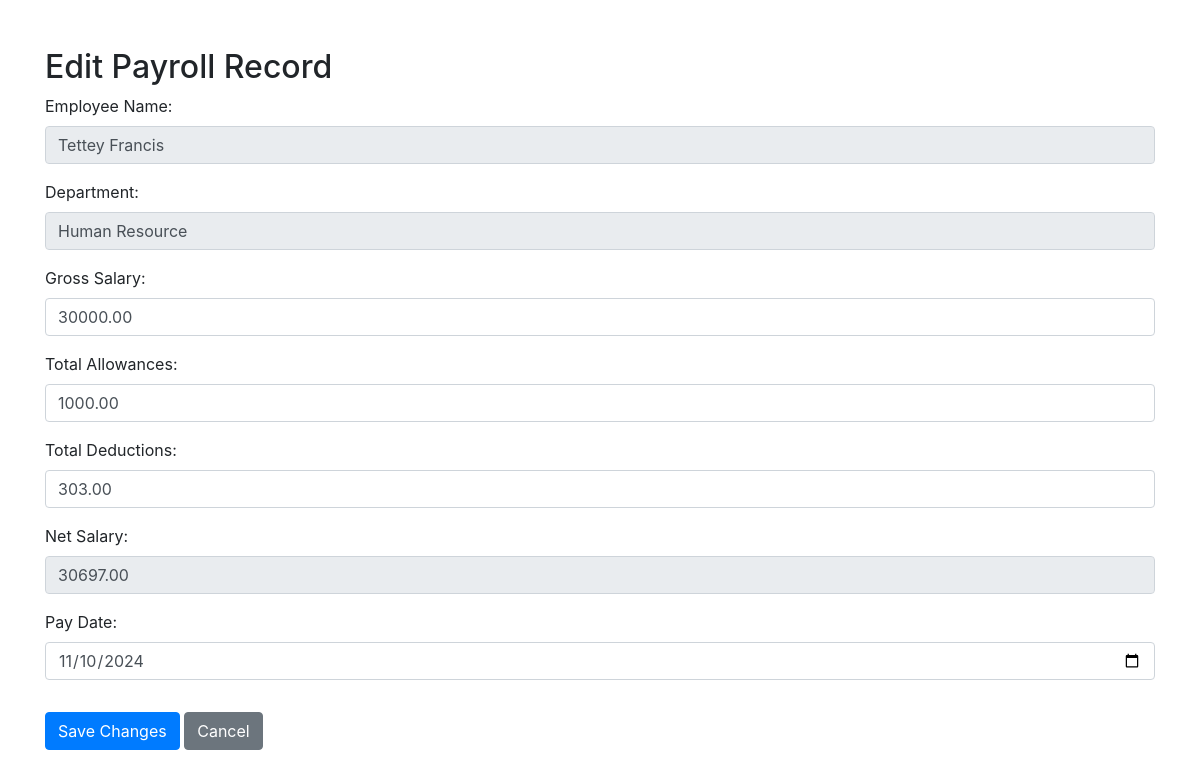
The page /Resources/edit_payroll.php?payroll_id=1 on the database its author committed.
### tables this page shows
CREATE TABLE `payroll` (
  `payroll_id` int(11) NOT NULL,
  `user_id` int(11) NOT NULL,
  `pay_date` date NOT NULL DEFAULT curdate(),
  `gross_salary` decimal(10,2) NOT NULL,
  `total_allowances` decimal(10,2) DEFAULT 0.00,
  `net_salary` decimal(10,2) DEFAULT NULL,
  `total_deductions` decimal(10,2) NOT NULL,
  `status` enum('processed','pending') DEFAULT 'pending',
  `created_at` timestamp NOT NULL DEFAULT current_timestamp()
);

CREATE TABLE `users` (
  `id` int(11) NOT NULL,
  `full_name` varchar(50) NOT NULL DEFAULT 'Admin',
  `username` varchar(50) NOT NULL,
  `email` varchar(100) NOT NULL,
  `profile_image` varchar(255) DEFAULT NULL,
  `password` varchar(255) NOT NULL,
  `role` enum('admin','employee','evaluator') NOT NULL,
  `salary` decimal(10,2) NOT NULL,
  `department` varchar(50) NOT NULL,
  `created_at` timestamp NOT NULL DEFAULT current_timestamp(),
  `dob` date NOT NULL,
  `gender` enum('male','female','other') NOT NULL,
  `marital_status` enum('single','married','divorced','widowed') NOT NULL,
  `nationality` varchar(100) NOT NULL,
  `phone_number` varchar(20) NOT NULL,
  `address` text NOT NULL,
  `emergency_contact` text NOT NULL,
  `work_location` varchar(100) NOT NULL,
  `employment_type` enum('full-time','part-time','contractual','intern') NOT NULL,
  `account_number` varchar(50) NOT NULL,
  `bank_name` varchar(100) NOT NULL,
  `ifsc_code` varchar(50) NOT NULL,
  `tin` varchar(50) NOT NULL,
  `insurance_number` varchar(50) NOT NULL,
  `is_suspended` tinyint(1) NOT NULL DEFAULT 0
);

### Resources/edit_payroll.php (the view, shortened to what this page needs)
<?php
include "../inc/DB_connection.php";
if ($_SERVER['REQUEST_METHOD'] === 'GET' && isset($_GET['payroll_id'])) {
    $payroll_id = filter_input(INPUT_GET, 'payroll_id', FILTER_VALIDATE_INT);
    $query = "SELECT payroll.*, users.full_name, users.department
              FROM payroll
              INNER JOIN users ON payroll.user_id = users.id
              WHERE payroll.payroll_id = ?";
    $stmt = $conn->prepare($query);
    $stmt->execute([$payroll_id]);
    $payroll = $stmt->fetch(PDO::FETCH_ASSOC);
    if ($payroll) {
        ?>
        <!DOCTYPE html>
        <html lang="en">
        <head>
            <link rel="stylesheet" href="https://stackpath.bootstrapcdn.com/bootstrap/4.5.2/css/bootstrap.min.css">
        </head>
        <body>
            <div class="container mt-5">
                <h2>Edit Payroll Record</h2>
                <form action="edit_payroll.php" method="POST">
                    <div class="form-group">
                        <label for="employee_name">Employee Name:</label>
                        <input type="text" class="form-control" id="employee_name" name="employee_name" value="<?= htmlspecialchars($payroll['full_name']) ?>" readonly>
                    </div>
                    <div class="form-group">
                        <label for="department">Department:</label>
                        <input type="text" class="form-control" id="department" name="department" value="<?= htmlspecialchars($payroll['department']) ?>" readonly>
                    </div>
                    <div class="form-group">
                        <label for="gross_salary">Gross Salary:</label>
                        <input type="number" step="0.01" class="form-control" id="gross_salary" name="gross_salary" value="<?= $payroll['gross_salary'] ?>" required>
                    </div>
                    <div class="form-group">
                        <label for="total_allowances">Total Allowances:</label>
                        <input type="number" step="0.01" class="form-control" id="total_allowances" name="total_allowances" value="<?= $payroll['total_allowances'] ?>">
                    </div>
                    <div class="form-group">
                        <label for="total_deductions">Total Deductions:</label>
                        <input type="number" step="0.01" class="form-control" id="total_deductions" name="total_deductions" value="<?= $payroll['total_deductions'] ?>">
                    </div>
                    <div class="form-group">
                        <label for="net_salary">Net Salary:</label>
                        <input type="number" step="0.01" class="form-control" id="net_salary" name="net_salary" value="<?= $payroll['net_salary'] ?>" readonly>
                    </div>
                    <div class="form-group">
                        <label for="pay_date">Pay Date:</label>
                        <input type="date" class="form-control" id="pay_date" name="pay_date" value="<?= $payroll['pay_date'] ?>" required>
                    </div>
                    <button type="submit" class="btn btn-primary mt-3">Save Changes</button>
                    <a href="payroll_results_table.php" class="btn btn-secondary mt-3">Cancel</a>
                </form>
            </div>
        </body>
        </html>
        <?php
    } else {
        echo "Payroll record not found.";
    }
}
?>

### rows shown on the page
payroll: employee_name "Tettey Francis", department "Human Resource", gross_salary "30000.00", total_allowances "1000.00", total_deductions "303.00", net_salary "30697.00", pay_date "11/10/2024"
